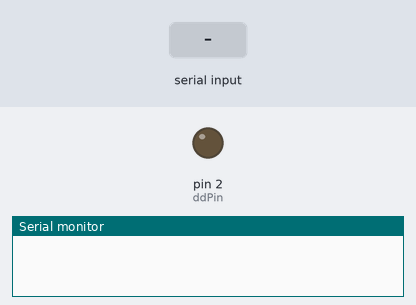
The sketch below on a simulated Arduino Uno, built with avr-gcc and run on an emulated ATmega328P. Shown: output pins drawn as LEDs (lit = HIGH), the last lines printed to the serial monitor. Inputs (shaded band) come from the test bench.

Above: at 0.1 s.
At 8.8 s:
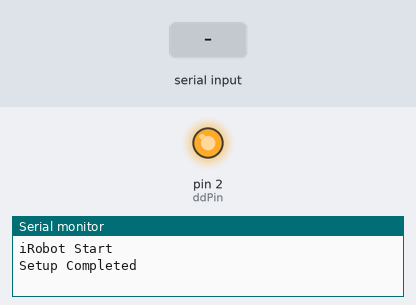
8.9 s: "w;" received over Serial
10.4 s: "s;" received over Serial
11.9 s: "a;" received over Serial
Timing chart, 0 to 14.9 s (numbered marks = the images above; inputs shaded):
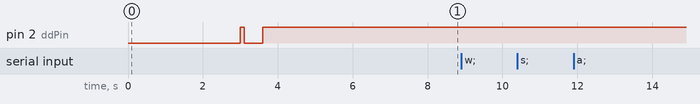

The sketch:

cat_robot_roomba.ino
```cpp
/**
 * https://4009.jp/post/archives/58 のコードを改変し流用
 */

#include <SoftwareSerial.h>

//指定されているオペレーションコードを設定
#define OP_START 128
#define OP_SAFE_MODE 131
#define OP_POWER 133
#define OP_DRIVE_PWM 146
#define OP_DIGIT_LED 164

//Arduinoへの接続ピン
#define rxPin 10
#define txPin 11
#define ddPin 2

int cnt = 0;  //ステップカウント用

SoftwareSerial iRobot(rxPin, txPin);

/*--------------------------------------------------------------------------*/
void setup() {

  //通信レートは初期値115200に設定
  iRobot.begin(115200);
  Serial.begin(115200);

  Serial.setTimeout(10); // SerialでのString受信のタイムアウト設定（ms）

  pinMode(ddPin, OUTPUT);

  //iRobot側の準備が出来るまでのWait設定
  delay(3000);

  Serial.println("iRobot Start");

  wakeUp();     //iRobot電源ON
  startSafe();  //セーフモードで起動

  Serial.println("Setup Completed");

  delay(1000);
}

/*--------------------------------------------------------------------------*/
void loop() {
  if (Serial.available() > 0) {
    String key = Serial.readStringUntil(';');
    key.trim();
    Serial.println(key);

    if (key == "w") {
      // 前進
      opDrivePWM(60, 60);
    } else if (key == "s") {
      // 後進
      opDrivePWM(-60, -60);
    } else if (key == "a") {
      // 左旋回
      opDrivePWM(60, 0);
    } else if (key == "d") {
      // 右旋回
      opDrivePWM(0, 60);
    } else if (key == "q") {
      // 停止
      opDrivePWM(0, 0);
    } else if (key == "z") {
      // 電源OFF
      powerOff();
    }
  }

 delay(100);
}

/*--------------------------------------------------------------------------*/
void wakeUp() {
  digitalWrite(ddPin, HIGH);
  delay(100);
  digitalWrite(ddPin, LOW);
  delay(500);
  digitalWrite(ddPin, HIGH);
  delay(2000);
}

/*--------------------------------------------------------------------------*/
void startSafe() {
  iRobot.write(OP_START);      //Start
  iRobot.write(OP_SAFE_MODE);  //Safe mode
  delay(1000);
}

/*--------------------------------------------------------------------------*/
void powerOff() {
  iRobot.write(OP_POWER);
}

/*--------------------------------------------------------------------------*/
void opDrivePWM(signed short rightPWM, signed short leftPWM) {

  iRobot.write(OP_DRIVE_PWM);
  iRobot.write(rightPWM >> 8);
  iRobot.write(rightPWM);
  iRobot.write(leftPWM >> 8);
  iRobot.write(leftPWM);
}
```
